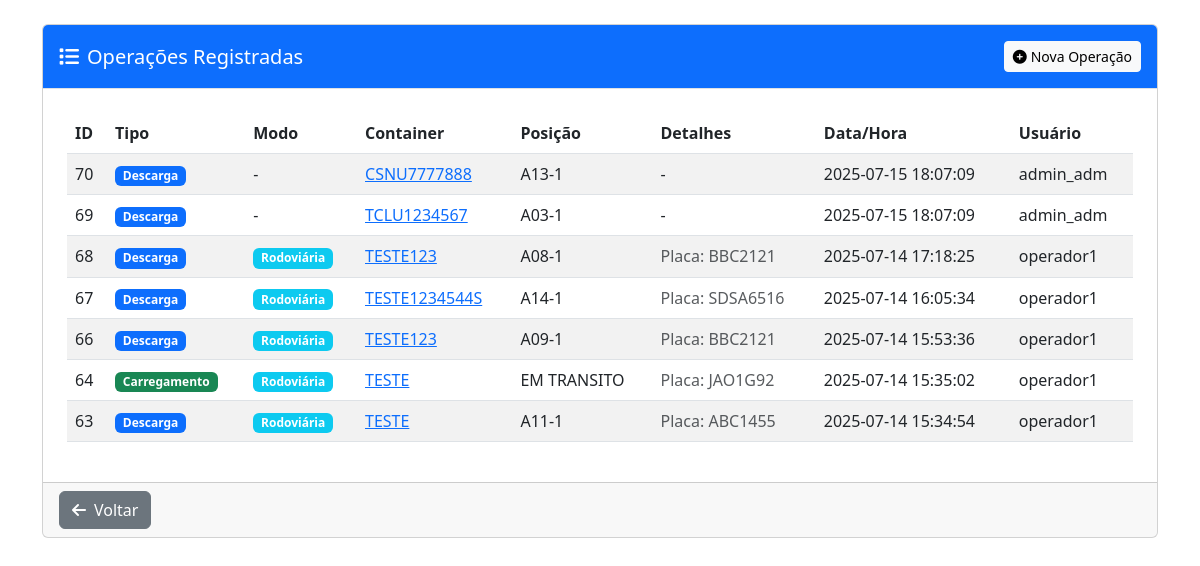
The page /operacoes/listar (signed in) on the database as committed earlier.
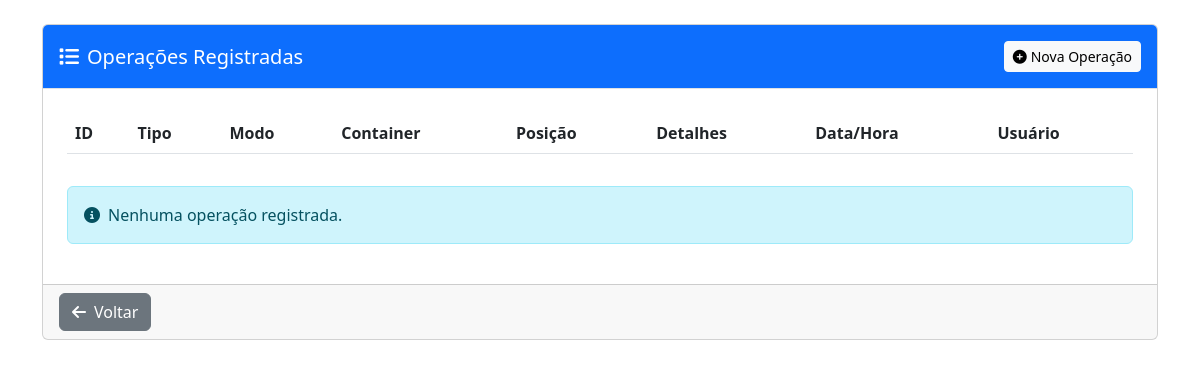
The same page on the database as committed later.
### tables this page shows
CREATE TABLE operacoes (
        id INTEGER PRIMARY KEY AUTOINCREMENT,
        tipo TEXT NOT NULL,  -- 'descarga', 'movimentacao', 'carregamento'
        modo TEXT,  -- 'ferrovia', 'rodoviaria' (para descarga e carregamento)
        container_id INTEGER NOT NULL,
        posicao TEXT NOT NULL,
        placa TEXT,  -- para modo rodoviário
        vagao TEXT,  -- para modo ferroviário
        data_operacao TEXT NOT NULL,
        usuario_id INTEGER NOT NULL,
        observacoes TEXT, posicao_anterior TEXT, resultado_vistoria TEXT,
        FOREIGN KEY(container_id) REFERENCES containers(id),
        FOREIGN KEY(usuario_id) REFERENCES usuarios(id)
    );

CREATE TABLE containers (
        id INTEGER PRIMARY KEY AUTOINCREMENT,
        numero TEXT UNIQUE NOT NULL,
        status TEXT NOT NULL DEFAULT 'no patio',
        posicao_atual TEXT,
        data_criacao TEXT NOT NULL,
        ultima_atualizacao TEXT NOT NULL
    , unidade TEXT DEFAULT 'principal', tipo_container TEXT, tamanho TEXT, capacidade TEXT, tara TEXT, armador TEXT, booking TEXT);

CREATE TABLE usuarios (
        id INTEGER PRIMARY KEY AUTOINCREMENT,
        username TEXT UNIQUE NOT NULL,
        email TEXT UNIQUE NOT NULL,
        password_hash TEXT NOT NULL,
        nivel TEXT NOT NULL,
        created_at TEXT NOT NULL,
        last_login TEXT,
        ultima_alteracao_senha TEXT
    , nome TEXT, unidade TEXT DEFAULT "Rio de Janeiro", senha_temporaria INTEGER DEFAULT 0, primeiro_login INTEGER DEFAULT 1);

### routes/operacoes.py (the view)
@operacoes_bp.route('/listar')
@login_required
def listar_operacoes():
    try:
        db = get_db()
        cursor = db.cursor()
        cursor.execute('''
            SELECT o.*, c.numero as container_numero, u.username as usuario_nome
            FROM operacoes o
            JOIN containers c ON o.container_id = c.id
            JOIN usuarios u ON o.usuario_id = u.id
            ORDER BY o.data_operacao DESC
        ''')
        operacoes = cursor.fetchall()
        return render_template('operacoes/listar_operacoes.html', operacoes=operacoes)
    except Exception as e:
        logger.error(f"Erro ao listar operações: {e}")
        flash(f'Erro ao listar operações: {str(e)}', 'danger')
        return redirect(url_for('operacoes.index'))

### auth/routes.py (called while the page is built)
def login_required(f):
    @wraps(f)
    def decorated_function(*args, **kwargs):
        if 'username' not in session:
            flash('Você precisa fazer login para acessar esta página', 'danger')
            return redirect(url_for('auth.login'))
        return f(*args, **kwargs)
    return decorated_function

### db.py (called while the page is built)
def get_db():
    if 'db' not in g:
        try:
            g.db = sqlite3.connect(
                current_app.config['DATABASE'],
                detect_types=sqlite3.PARSE_DECLTYPES,
                timeout=30.0,  # 30 segundos de timeout
                isolation_level=None  # Autocommit mode
            )
            g.db.execute('PRAGMA busy_timeout = 10000;')  # 10 segundos
            g.db.row_factory = sqlite3.Row
            logger.debug("Nova conexão com o banco de dados estabelecida")
        except sqlite3.Error as e:
            logger.error(f"Erro ao conectar ao banco de dados: {e}")
            raise
    return g.db

### utils/permissions.py (called while the page is built)
def get_user_role():
    return session.get('role', None)

def has_role(required_role):
    user_role = get_user_role()
    if not user_role or user_role not in ROLES:
        return False
    return ROLES[user_role] >= ROLES[required_role]

### templates/operacoes/listar_operacoes.html (shortened to what this page needs)
{% extends "base.html" %}
{% block content %}
<div class="container py-4">
    <div class="row">
        <div class="col-md-12 mb-4">
            <div class="card">
                <div class="card-header bg-primary text-white">
                    <div class="d-flex justify-content-between align-items-center">
                        <h5 class="card-title mb-0">
                            <i class="fas fa-list me-2"></i>Operações Registradas
                        </h5>
                        <a href="{{ url_for('operacoes.nova_operacao') }}" class="btn btn-sm btn-light">
                            <i class="fas fa-plus-circle me-1"></i>Nova Operação
                        </a>
                    </div>
                </div>
                <div class="card-body">
                    <div class="table-responsive">
                        <table class="table table-striped table-hover" id="tabelaOperacoes">
                            <thead>
                                <tr>
                                    <th>ID</th>
                                    <th>Tipo</th>
                                    <th>Modo</th>
                                    <th>Container</th>
                                    <th>Posição</th>
                                    <th>Detalhes</th>
                                    <th>Data/Hora</th>
                                    <th>Usuário</th>
                                </tr>
                            </thead>
                            <tbody>
                                {% for operacao in operacoes %}
                                <tr>
                                    <td>{{ operacao.id }}</td>
                                    <td>
                                        {% if operacao.tipo == 'descarga' %}
                                        <span class="badge bg-primary">Descarga</span>
                                        {% elif operacao.tipo == 'movimentacao' %}
                                        <span class="badge bg-warning">Movimentação</span>
                                        {% elif operacao.tipo == 'carregamento' %}
                                        <span class="badge bg-success">Carregamento</span>
                                        {% endif %}
                                    </td>
                                    <td>
                                        {% if operacao.modo == 'rodoviaria' %}
                                        <span class="badge bg-info">Rodoviária</span>
                                        {% elif operacao.modo == 'ferrovia' %}
                                        <span class="badge bg-secondary">Ferroviária</span>
                                        {% else %}
                                        <span>-</span>
                                        {% endif %}
                                    </td>
                                    <td>
                                        <a href="{{ url_for('operacoes.detalhe_container', container_id=operacao.container_id) }}">
                                            {{ operacao.container_numero }}
                                        </a>
                                    </td>
                                    <td>{{ operacao.posicao }}</td>
                                    <td>
                                        {% if operacao.modo == 'rodoviaria' and operacao.placa %}
                                        <span class="text-muted">Placa: {{ operacao.placa }}</span>
                                        {% elif operacao.modo == 'ferrovia' and operacao.vagao %}
                                        <span class="text-muted">Vagão: {{ operacao.vagao }}</span>
                                        {% else %}
                                        <span>-</span>
                                        {% endif %}
                                    </td>
                                    <td>{{ operacao.data_operacao }}</td>
                                    <td>{{ operacao.usuario_nome }}</td>
                                </tr>
                                {% endfor %}
                            </tbody>
                        </table>
                    </div>
                    {% if not operacoes %}
                    <div class="alert alert-info mt-3">
                        <i class="fas fa-info-circle me-2"></i>Nenhuma operação registrada.
                    </div>
                    {% endif %}
                </div>
                <div class="card-footer">
                    <a href="{{ url_for('operacoes.index') }}" class="btn btn-secondary">
                        <i class="fas fa-arrow-left me-2"></i>Voltar
                    </a>
                </div>
            </div>
        </div>
    </div>
</div>
{% endblock %}

### templates/base.html (shortened to what this page needs)
<!DOCTYPE html>
<html lang="pt-BR">
<head>
    <link href="https://cdn.jsdelivr.net/npm/bootstrap@5.3.0/dist/css/bootstrap.min.css" rel="stylesheet">
    <link rel="stylesheet" href="https://cdnjs.cloudflare.com/ajax/libs/font-awesome/6.4.0/css/all.min.css">
    <link rel="stylesheet" href="https://cdn.jsdelivr.net/npm/sweetalert2@11.7.0/dist/sweetalert2.min.css">
</head>
<body>
    {% block content %}{% endblock %}
</body>
</html>

### templates/base.html (style rules this page uses)
.card-header { background-color: #f8f9fa; border-bottom: 1px solid #dee2e6; padding: 1rem; }
.card-body { padding: 1.5rem; }

Rows that differ between the two databases and show on the page:
removed operacoes: id "70", tipo "Descarga", container_numero "CSNU7777888", posicao "A13-1", data_operacao "2025-07-15 18:07:09", usuario_nome "admin_adm"
removed operacoes: id "69", tipo "Descarga", container_numero "TCLU1234567", posicao "A03-1", data_operacao "2025-07-15 18:07:09", usuario_nome "admin_adm"
removed operacoes: id "68", tipo "Descarga", modo "Rodoviária", container_numero "TESTE123", posicao "A08-1", placa "BBC2121", data_operacao "2025-07-14 17:18:25", usuario_nome "operador1"
removed operacoes: id "67", tipo "Descarga", modo "Rodoviária", container_numero "TESTE1234544S", posicao "A14-1", placa "SDSA6516", data_operacao "2025-07-14 16:05:34", usuario_nome "operador1"
removed operacoes: id "66", tipo "Descarga", modo "Rodoviária", container_numero "TESTE123", posicao "A09-1", placa "BBC2121", data_operacao "2025-07-14 15:53:36", usuario_nome "operador1"
removed operacoes: id "64", tipo "Carregamento", modo "Rodoviária", container_numero "TESTE", posicao "EM TRANSITO", placa "JAO1G92", data_operacao "2025-07-14 15:35:02", usuario_nome "operador1"
removed operacoes: id "63", tipo "Descarga", modo "Rodoviária", container_numero "TESTE", posicao "A11-1", placa "ABC1455", data_operacao "2025-07-14 15:34:54", usuario_nome "operador1"
Other text that changed with them:
text now shown: "Nenhuma operação registrada."
